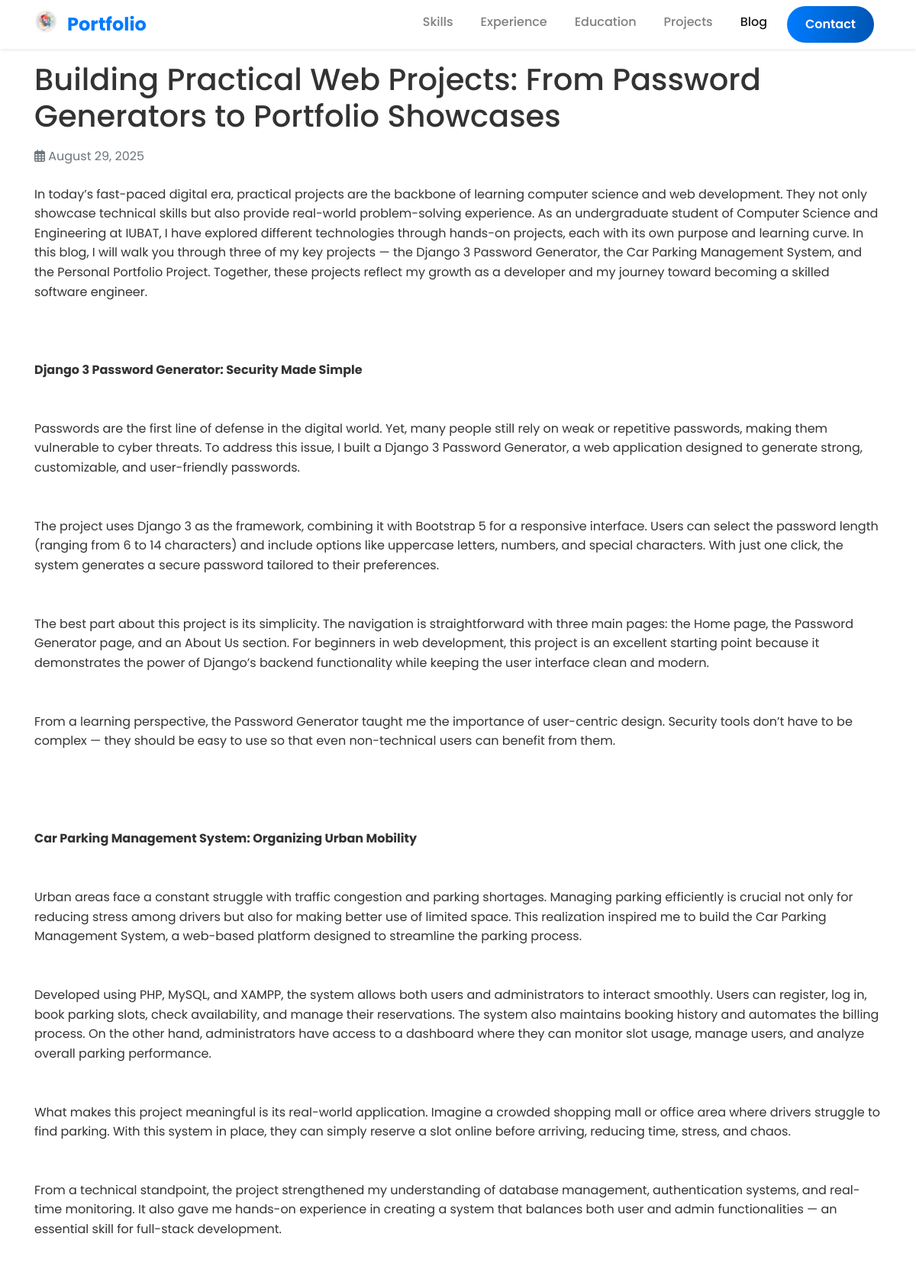
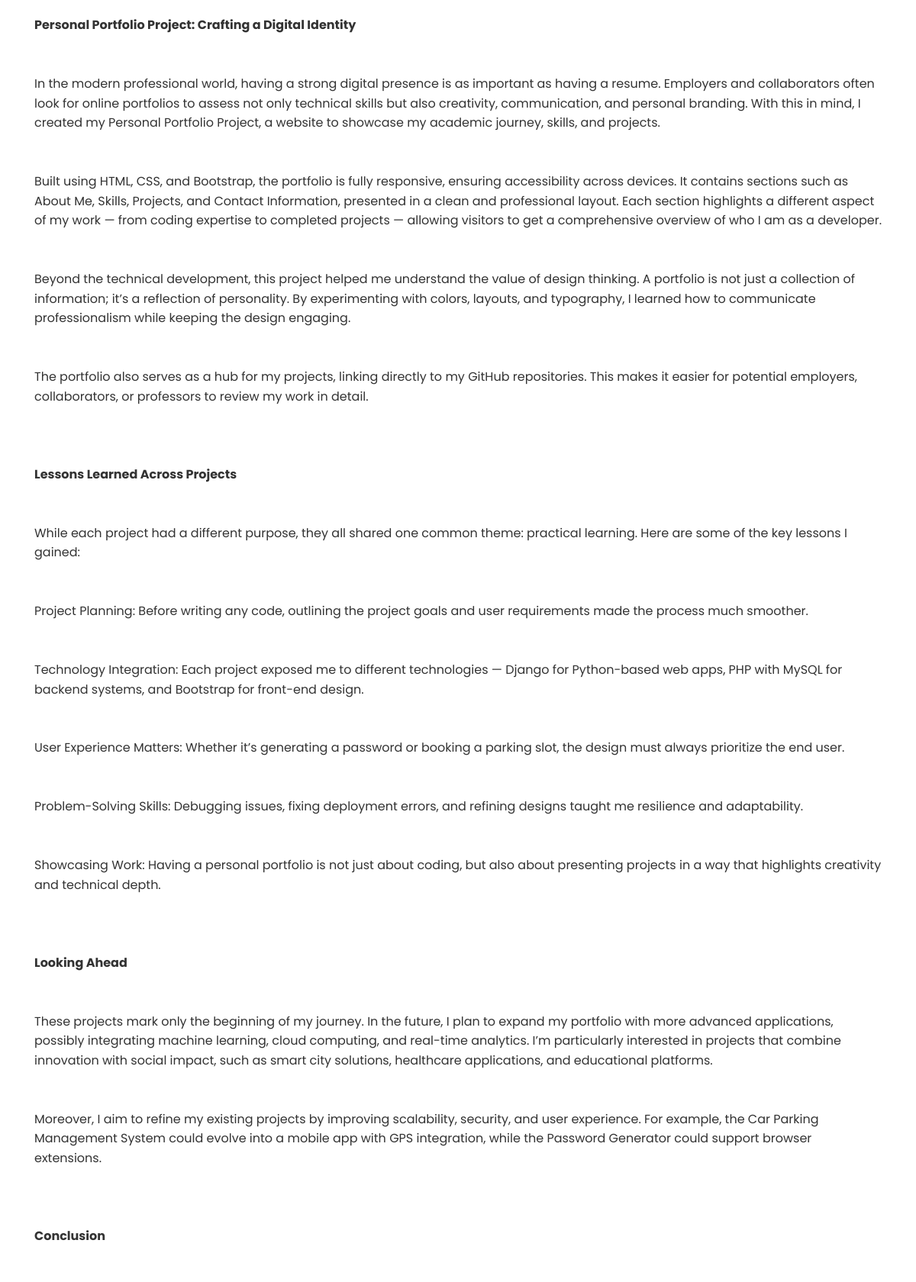
Page /blog/8/ (upper part) on the committed database (2 pictures, top to bottom).
### blog/models.py (models this page shows, shortened)
class Blog(models.Model):
    title = models.CharField(max_length=200)
    content = models.TextField()
    published_date = models.DateField()

### blog/views.py (the view)
# urls.py: path('<int:blog_id>/', views.detail, name='detail'),
def detail(request, blog_id):
    blog = get_object_or_404(Blog, pk=blog_id)
    return render(request, 'blog/detail.html', {'blog': blog})

### blog/templates/blog/detail.html (shortened to what this page needs)
{% extends "blog/base_blog.html" %}
{% load static %}
{% block content %}
<article>
    <h1 class="mb-3">{{ blog.title }}</h1>
    <p class="text-muted mb-4">
        <i class="far fa-calendar-alt"></i> {{ blog.published_date|date:"F d, Y" }}
    </p>
    <div class="blog-content">
        {{ blog.content|safe|linebreaks }}
    </div>
</article>
{% endblock %}

### portfolio/static/portfolio/custom.css (style rules this page uses)
:root { --primary-color: #007bff; --secondary-color: #6c757d; --success-color: #28a745; --dark-color: #343a40; --light-color: #f8f9fa; --font-family: 'Poppins', sans-serif; }
* { margin: 0; padding: 0; box-sizing: border-box; }
body { font-family: var(--font-family); color: #333; line-height: 1.6; overflow-x: hidden; }

### rows in the picture
Blog: title "Building Practical Web Projects: From Password Generators to Portfolio Showcases", published_date "August 29, 2025", content "In today’s fast-paced digital era, practical projects are the backbone of learning computer science and web development. They not only showcase technical skills but also provide real-world problem-solving experience. As an undergraduate student of Computer Science and Engineering at IUBAT, I have explored different technologies through hands-on projects, each with its own purpose and learning curve. In this blog, I will walk you through three of my key projects — the Django 3 Password Generator, the Car Parking Management System, and the Personal Portfolio Project. Together, these projects reflect my growth as a developer and my journey toward becoming a skilled software engineer. Django 3…"
